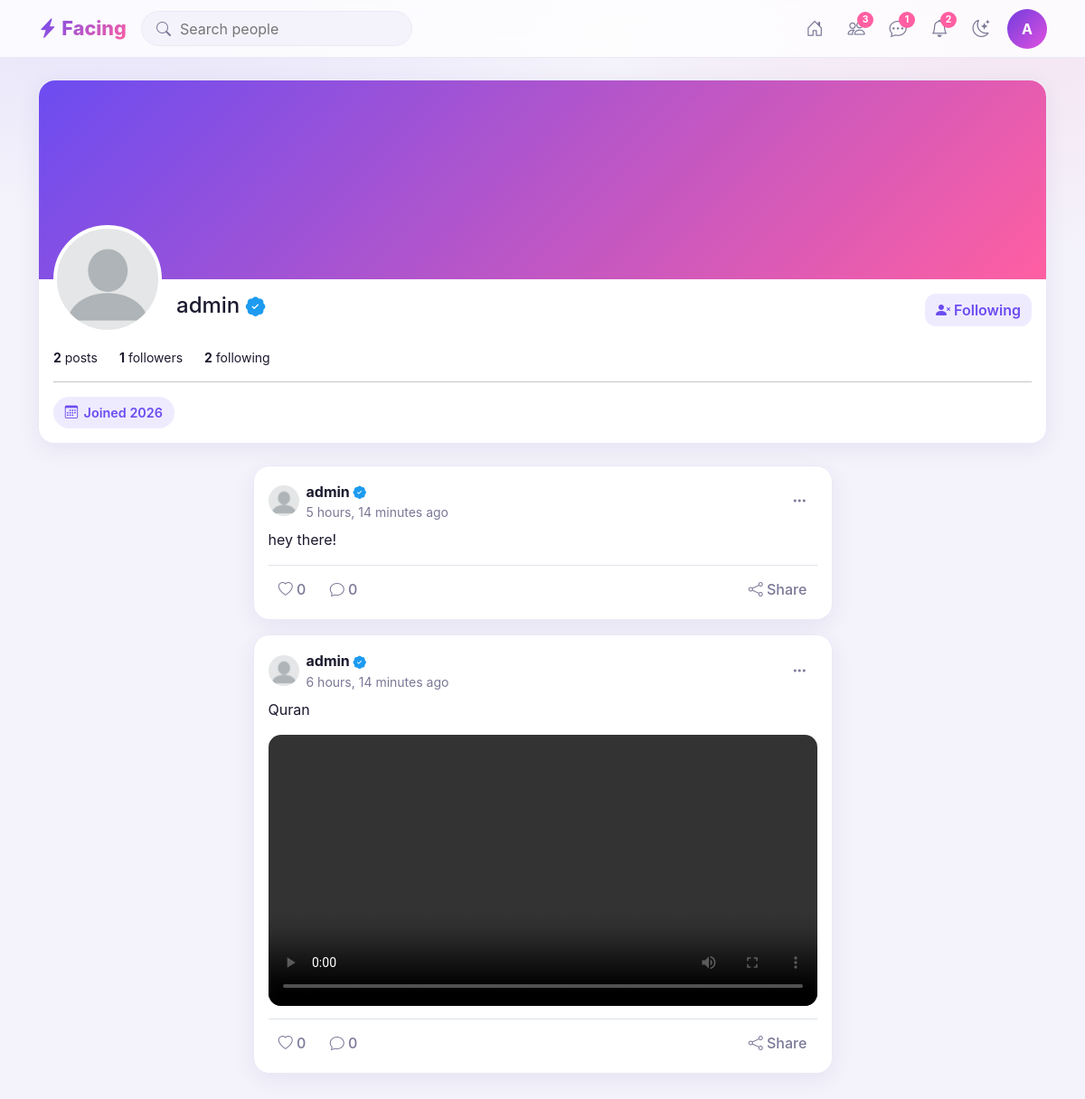
The app's page /accounts/profile/dc569e3b-e6cb-4dae-82ab-aa4c87d5fee5/ (signed in) with its own data.
### accounts/models.py (models this page shows, shortened)
class User(AbstractBaseUser, PermissionsMixin):
    id = models.UUIDField(primary_key=True, default=uuid.uuid4, editable=False)
    username = models.CharField(max_length=50, unique=True)
    email = models.EmailField(max_length=300, unique=True)
    img = models.ImageField(upload_to="ProfileImg", null=True, blank=True)
    bio = models.CharField(max_length=100, null=True, blank=True)
    city = models.CharField(max_length=100, null=True, blank=True)
    place = models.CharField(max_length=100, null=True, blank=True)
    is_private = models.BooleanField(default=False)
    show_followers = models.BooleanField(default=True)
    show_following = models.BooleanField(default=True)
    check_follower = models.BooleanField(default=False)
    slug = models.SlugField(null=True, blank=True)
    verified = models.BooleanField(default=False)
    is_active = models.BooleanField(default=True)
    is_staff = models.BooleanField(default=False)
    is_admin = models.BooleanField(default=False)
    is_superuser = models.BooleanField(default=False)
    date_joined = models.DateTimeField(auto_now_add=True)
    last_login = models.DateTimeField(auto_now=True)
    USERNAME_FIELD = "email"
    REQUIRED_FIELDS = ["username"]
    objects = UserManager()
    def location(self):
        if self.city and not self.place:
            return f"{self.city}"
        elif self.place and not self.city:
            return f"{self.place}"
        elif self.city and self.place:
            return f"{self.city} ({self.place})"
        else:
            return f""

### posts/models.py (models this page shows, shortened)
class TimeStamped(models.Model):
    created_at = models.DateTimeField(auto_now_add=True)
    updated_at = models.DateTimeField(auto_now=True)
    class Meta:
        abstract = True

class Post(TimeStamped):
    id = models.UUIDField(default=uuid.uuid4, primary_key=True, unique=True)
    user = models.ForeignKey(User, on_delete=models.CASCADE, related_name="posts")
    caption = models.CharField(null=True, blank=True, max_length=2000)
    body = models.TextField(null=True, blank=True)
    like_count = models.PositiveIntegerField(default=0)
    comments_count = models.PositiveIntegerField(default=0)
    class Meta:
        ordering = ["-created_at"]
        indexes = [models.Index(fields=["user", "-created_at"])]

class PostMedia(models.Model):
    post = models.ForeignKey(Post, on_delete=models.CASCADE, related_name="media")
    file = models.FileField(upload_to="posts/%Y/%m/")
    def media_type(self):
        if not self.file:
            return None
        ext = Path(self.file.name).suffix.lower()
        if ext in IMAGE_EXTENSIONS:
            return "image"
        if ext in VIDEO_EXTENSIONS:
            return "video"
        return None
    class Meta:
        ordering = ["id"]

### accounts/views.py (the view)
# urls.py: path("profile/<uuid:id>/", views.profile, name="profile"),
@login_required
def profile(request, id):
    profile_user = get_object_or_404(
        User.objects.annotate(
            following_count=Count(
                "following", filter=Q(following__status="accepted"), distinct=True
            ),
            followers_count=Count(
                "followers", filter=Q(followers__status="accepted"), distinct=True
            ),
        ).prefetch_related("posts"),
        id=id,
    )
    follow_status = (
        Follow.objects.filter(follower=request.user, following=profile_user)
        .values_list("status", flat=True)
        .first()
    )
    if (
        follow_status == "accepted"
        or profile_user.is_private == False
        or request.user == profile_user
    ):
        posts = (
            Post.objects.filter(user=profile_user)
            .select_related("user")
            .prefetch_related(
                "media",
                Prefetch(
                    "comments",
                    Comment.objects.filter(parent=None)
                    .select_related("user")
                    .annotate(
                        is_liked=Exists(
                            CommentLike.objects.filter(comment=OuterRef("id"))
                        )
                    )
                    .prefetch_related(
                        Prefetch(
                            "replies",
                            Comment.objects.select_related("user").order_by(
                                "-created_at"
                            ),
                        )
                    ),
                    to_attr="none_parent_comment",
                ),
            )
            .annotate(
                is_liked=Exists(
                    PostLike.objects.filter(post=OuterRef("id"), user=request.user)
                )
            )
            .order_by("-created_at")
        )
    else:
        posts = []
    context = {
        "posts": posts,
        "follow_status": follow_status,
        "profile_user": profile_user,
    }
    return render(request, "accounts/profile.html", context)

### templates/accounts/profile.html (shortened to what this page needs)
{% extends 'base.html' %}
{% block body %}
<main class="container py-4">
  <div class="card mb-4"><div class="cover" style="background-image:linear-gradient(135deg,#6c4cf1,#ff5fa2)"></div>
    <div class="card-body pt-0"><div class="profile-top d-flex flex-wrap align-items-end gap-3">
      <span class="av av-xl" id="avatarPrev"
            style="--h:260;{% if profile_user.img %}background-image:url('{{ profile_user.img.url }}');background-size:cover;background-position:center;{% endif %}">
      </span>
      <div class="flex-grow-1 pb-2"><h4 class="mb-2">{{ profile_user.username }} {% if profile_user.verified %} <i class="bi bi-patch-check-fill verified" title="Verified"></i>{% endif %}</h4></div>
      {% if profile_user.username != request.user.username %}
        <form action="{% url 'connection' profile_user.id %}" method="POST">
          <div class="pb-2 d-flex gap-2">
              {% if follow_status == 'accepted' %}
                <button class="btn btn-soft" data-toggle="Following|Unfollow" type='submit'>
                  <i class="bi bi-person-x-fill"></i>
                  Following </button>
              {% elif follow_status == 'pending' %}
                <button class="btn btn-soft" type='submit'>
                  <i class="bi bi-person-x-fill"></i>
                  Cancel Pending  </button>
              {% else %}
                <button class="btn btn-brand" data-toggle="Follow|Following" type='submit'>
                <i class="bi bi-person-plus-fill"></i> Follow</button>
              {% endif %}
            </button></div>
        </form>
      {% endif %}
    </div>
      <div class="d-flex flex-wrap gap-4 small"><span><b>{{profile_user.posts.all.count}}</b> posts</span><a class="text-reset" href="{% url 'connections' profile_user.id %}"><b>{{profile_user.followers_count }}</b> followers</a><a class="text-reset" href="{% url 'connections' profile_user.id %}#following"><b>{{profile_user.following_count}}</b> following</a></div>
      <hr>
      <div class="d-flex flex-wrap gap-2">
        <span class="chip"><i class="bi bi-calendar3"></i> Joined {{ profile_user.date_joined|date:'Y' }}</span>
      </div>
    </div>
  </div>
  <div class="row justify-content-center"><div class="col-lg-7">
    {% for post in posts %}
      <article class="card mb-3" id="post-{{ post.pk }}">
        <div class="card-body">
          <div class="d-flex align-items-center gap-2 mb-2">
            <span class="av av-sm" style="--h:260;{% if post.user.img %}background-image:url('{{ post.user.img.url }}');background-size:cover;background-position:center;{% endif %}">{% if not post.user.img %}{{ post.user.username|first|upper }}{% endif %}</span>
            <div class="flex-grow-1">
              <b>{{ post.user.username }} {% if post.user.verified %} <i class="bi bi-patch-check-fill verified" title="Verified"></i>{% endif %}</b>
              <div class="small muted">{{ post.created_at|timesince }} ago</div>
            </div>
            <div class="dropdown">
              <button class="action" data-bs-toggle="dropdown" aria-label="Post menu"><i class="bi bi-three-dots"></i></button>
            </div>
          </div>
          {% if post.media.all %}
            {% if post.caption %}<p>{{ post.caption|linebreaksbr }}</p>{% endif %}
            {% for media in post.media.all %}
              {% if media.media_type == "image" %}
                <img class="media mb-2 " style='width:100%; height:100%' src="{{ media.file.url }}" alt="Post photo" loading="lazy"
                    style="max-height:520px;object-fit:cover;">
              {% elif media.media_type == "video" %}
                <video class="media mb-2 w-100" controls preload="metadata" style="max-height:520px;">
                  <source src="{{ media.file.url }}">
                </video>
              {% endif %}
            {% endfor %}
            {% else %}
            <p>{{ post.body|linebreaksbr }}</p>
          {% endif %}
          <div class="d-flex gap-1 border-top pt-2">
            <form method="POST" action="{% url 'toggle-like' 'post' post.id %}" class="js-like-form">
              <button class="action like {% if post.is_liked %}active{% endif %}">
                <i class="bi {% if post.is_liked %}bi-heart-fill{% else %}bi-heart{% endif %}"></i>
                <span>{{ post.like_count }}</span>
              </button>
            </form>
            <button type="button" class="action js-comment"><i class="bi bi-chat"></i> <span>{{ post.comments_count }}</span></button>
            <button type="button" class="action ms-auto"><i class="bi bi-share"></i> Share</button>
          </div>
        </div>
      </article>
    {% endfor %}
  </div></div>
</main>
{% endblock body %}

### templates/navbar.html (shortened to what this page needs)
<nav class="topbar sticky-top"><div class="container d-flex align-items-center gap-3">
  <a class="brand" href="{% url 'home' %}"><i class="bi bi-lightning-charge-fill"></i> Facing</a>
  {% if request.user.is_authenticated %}
  <form class="search d-none d-md-flex" action='{% url "search" %}'><i class="bi bi-search muted"></i><input placeholder="Search people" aria-label="Search" name='u'></form>
  <div class="ms-auto d-flex align-items-center gap-1">
    <a class="nav-i" data-p="feed" {% if request.path == '/' %} aria-current="page" {% endif %} href="{% url 'home' %}" title="Home"><i class="bi bi-house-door"></i></a>
    <a class="nav-i" data-p="friends" {% if request.path == '/accounts/requests/' %} aria-current="page" {% endif %} href="{% url 'requests' %}" title="Friend requests"><i class="bi bi-people"></i><b class="dot">3</b></a>
    <button class="nav-i" type="button" id="msgToggle" title="Messages" aria-label="Messages" aria-expanded="false" aria-controls="msgPanel"><i class="bi bi-chat-dots"></i><b class="dot">1</b></button>
    <a class="nav-i" data-p="notifications" href="notifications.html" title="Notifications"><i class="bi bi-bell"></i><b class="dot">2</b></a>
    {% endif %}
    <button class="nav-i" {% if user.is_anonymous %} style='margin-left:auto'{% endif %} type="button" data-theme-toggle title="Toggle theme"><i class="bi bi-moon-stars"></i></button>
    <div class="dropdown ms-1">
      {% if request.user.is_authenticated %}
      <a href="#" data-bs-toggle="dropdown" aria-label="Account">
          <span class="av " id="avatarPrev"
              style="--h:260;{% if user.img %}background-image:url('{{ request.user.img.url }}');background-size:cover;background-position:center;{% endif %}">
              {% if not request.user.img %}{{ user.username|first|upper }}{% endif %}
          </span>
      </a>
      {% else %}
      <a  href="{% url 'account_login' %}">Login /</a>
      <a  href="{% url 'account_signup' %}">Signup</a>
      {% endif %}
    </div>
  </div></div>
</nav>

### static/assets/css/style.css (style rules this page uses)
:root { --bg:#f4f3fb;--card:#fff;--ink:#1b1a2e;--muted:#7a7896;--line:#ebe9f7;--soft:#efebff;--brand:#6c4cf1;--brand2:#ff5fa2;--blue:#1d9bf0; --grad:linear-gradient(135deg,var(--brand),var(--brand2));--r:18px;--shadow:0 6px 24px rgba(60,40,140,.08) }
body { background:var(--bg);color:var(--ink);font-family:"Inter","Segoe UI",system-ui,sans-serif;min-height:100vh; background-image:radial-gradient(600px 300px at 10% -5%,rgba(108,76,241,.12),transparent),radial-gradient(500px 300px at 95% 0,rgba(255,95,162,.10),transparent);background-attachment:fixed }
a { color:var(--brand);text-decoration:none }
.muted { color:var(--muted) }
.card,.modal-content,.dropdown-menu,.list-group-item { background:var(--card);color:var(--ink);border:1px solid var(--line) }
.card { border-radius:var(--r);box-shadow:var(--shadow) }
.verified { color:var(--blue);font-size:.9em;vertical-align:-1px }
.btn { border-radius:12px;font-weight:600;transition:transform .15s,box-shadow .15s,background .15s }
.btn-soft { background:var(--soft);color:var(--brand);border:0 }
.av { --h:260;display:inline-flex;align-items:center;justify-content:center;width:44px;height:44px;border-radius:50%;flex:none;color:#fff;font-weight:700; background:linear-gradient(135deg,hsl(var(--h) 70% 55%),hsl(calc(var(--h) + 40) 70% 60%));background-size:cover;background-position:center;overflow:hidden }
.av-sm { width:34px;height:34px;font-size:.85rem }
.av-xl { width:120px;height:120px;font-size:2.8rem;border:4px solid var(--card) }
.chip { display:inline-flex;align-items:center;gap:.4rem;padding:.4rem .8rem;border-radius:999px;background:var(--soft);color:var(--brand);font-weight:600;font-size:.9rem;cursor:pointer;border:0 }
.action { background:none;border:0;color:var(--muted);padding:.35rem .7rem;border-radius:10px;font-weight:500 }
.media { height:300px;border-radius:14px;background-size:cover;background-position:center;position:relative }
.topbar { background:color-mix(in srgb,var(--card) 80%,transparent);backdrop-filter:blur(14px);border-bottom:1px solid var(--line);padding:.6rem 0;z-index:1030 }
.brand { font-weight:800;font-size:1.35rem;background:var(--grad);-webkit-background-clip:text;background-clip:text;color:transparent }
.search { align-items:center;gap:.5rem;background:var(--bg);border:1px solid var(--line);border-radius:999px;padding:.35rem 1rem;width:300px }
.search input { background:none;border:0;outline:0;color:var(--ink);width:100% }
.nav-i { position:relative;width:42px;height:42px;display:grid;place-items:center;border-radius:12px;border:0;background:none;color:var(--muted);font-size:1.2rem }
.dot { position:absolute;top:2px;right:2px;min-width:18px;height:18px;border-radius:9px;background:var(--brand2);color:#fff;font-size:.65rem;display:grid;place-items:center }
.cover { height:220px;border-radius:var(--r) var(--r) 0 0;background:var(--grad) center/cover }
.profile-top { margin-top:-60px }

### records on screen
User: username|first "A"
User: img (picture), username "admin", posts.all.count "2", followers_count "1", following_count "2", date_joined "2026"
Post: user.img (picture), user.username "admin", created_at "5 hours, 14 minutes", body "hey there!", like_count "0", comments_count "0"
Post: user.img (picture), user.username "admin", created_at "6 hours, 14 minutes", caption "Quran", like_count "0", comments_count "0"
